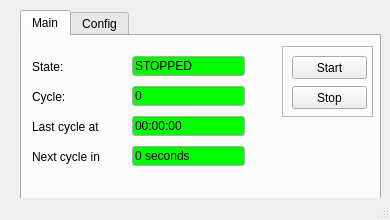
<?xml version="1.0" encoding="UTF-8"?>
<ui version="4.0">
 <class>MainWindow</class>
 <widget class="QMainWindow" name="MainWindow">
  <property name="geometry">
   <rect>
    <x>0</x>
    <y>0</y>
    <width>390</width>
    <height>220</height>
   </rect>
  </property>
  <property name="windowTitle">
   <string>Habbo Awake</string>
  </property>
  <property name="animated">
   <bool>true</bool>
  </property>
  <widget class="QWidget" name="centralwidget">
   <widget class="QTabWidget" name="tab_widget">
    <property name="geometry">
     <rect>
      <x>20</x>
      <y>10</y>
      <width>361</width>
      <height>191</height>
     </rect>
    </property>
    <property name="palette">
     <palette>
      <active>
       <colorrole role="Base">
        <brush brushstyle="SolidPattern">
         <color alpha="255">
          <red>0</red>
          <green>255</green>
          <blue>0</blue>
         </color>
        </brush>
       </colorrole>
      </active>
      <inactive>
       <colorrole role="Base">
        <brush brushstyle="SolidPattern">
         <color alpha="255">
          <red>0</red>
          <green>255</green>
          <blue>0</blue>
         </color>
        </brush>
       </colorrole>
      </inactive>
      <disabled>
       <colorrole role="Base">
        <brush brushstyle="SolidPattern">
         <color alpha="255">
          <red>240</red>
          <green>240</green>
          <blue>240</blue>
         </color>
        </brush>
       </colorrole>
      </disabled>
     </palette>
    </property>
    <property name="currentIndex">
     <number>0</number>
    </property>
    <property name="usesScrollButtons">
     <bool>true</bool>
    </property>
    <widget class="QWidget" name="main_tab">
     <attribute name="title">
      <string>Main</string>
     </attribute>
     <widget class="QFrame" name="frame">
      <property name="geometry">
       <rect>
        <x>260</x>
        <y>10</y>
        <width>91</width>
        <height>71</height>
       </rect>
      </property>
      <property name="frameShape">
       <enum>QFrame::StyledPanel</enum>
      </property>
      <property name="frameShadow">
       <enum>QFrame::Raised</enum>
      </property>
      <widget class="QPushButton" name="stop_button">
       <property name="geometry">
        <rect>
         <x>10</x>
         <y>40</y>
         <width>75</width>
         <height>23</height>
        </rect>
       </property>
       <property name="text">
        <string>Stop</string>
       </property>
      </widget>
      <widget class="QPushButton" name="start_button">
       <property name="geometry">
        <rect>
         <x>10</x>
         <y>10</y>
         <width>75</width>
         <height>23</height>
        </rect>
       </property>
       <property name="text">
        <string>Start</string>
       </property>
      </widget>
     </widget>
     <widget class="QLabel" name="state_label">
      <property name="geometry">
       <rect>
        <x>10</x>
        <y>20</y>
        <width>71</width>
        <height>21</height>
       </rect>
      </property>
      <property name="text">
       <string>State:</string>
      </property>
     </widget>
     <widget class="QLabel" name="cycle_label">
      <property name="geometry">
       <rect>
        <x>10</x>
        <y>50</y>
        <width>71</width>
        <height>21</height>
       </rect>
      </property>
      <property name="text">
       <string>Cycle: </string>
      </property>
     </widget>
     <widget class="QLabel" name="last_label">
      <property name="geometry">
       <rect>
        <x>10</x>
        <y>80</y>
        <width>71</width>
        <height>21</height>
       </rect>
      </property>
      <property name="text">
       <string>Last cycle at</string>
      </property>
     </widget>
     <widget class="QLabel" name="next_label">
      <property name="geometry">
       <rect>
        <x>10</x>
        <y>110</y>
        <width>71</width>
        <height>21</height>
       </rect>
      </property>
      <property name="text">
       <string>Next cycle in</string>
      </property>
     </widget>
     <widget class="QLineEdit" name="next_edit">
      <property name="enabled">
       <bool>true</bool>
      </property>
      <property name="geometry">
       <rect>
        <x>110</x>
        <y>110</y>
        <width>113</width>
        <height>20</height>
       </rect>
      </property>
      <property name="text">
       <string>0 seconds</string>
      </property>
      <property name="readOnly">
       <bool>true</bool>
      </property>
     </widget>
     <widget class="QLineEdit" name="last_edit">
      <property name="enabled">
       <bool>true</bool>
      </property>
      <property name="geometry">
       <rect>
        <x>110</x>
        <y>80</y>
        <width>113</width>
        <height>20</height>
       </rect>
      </property>
      <property name="text">
       <string>00:00:00</string>
      </property>
      <property name="readOnly">
       <bool>true</bool>
      </property>
     </widget>
     <widget class="QLineEdit" name="cycle_edit">
      <property name="enabled">
       <bool>true</bool>
      </property>
      <property name="geometry">
       <rect>
        <x>110</x>
        <y>50</y>
        <width>113</width>
        <height>20</height>
       </rect>
      </property>
      <property name="text">
       <string>0</string>
      </property>
      <property name="readOnly">
       <bool>true</bool>
      </property>
     </widget>
     <widget class="QLineEdit" name="state_edit">
      <property name="enabled">
       <bool>true</bool>
      </property>
      <property name="geometry">
       <rect>
        <x>110</x>
        <y>20</y>
        <width>113</width>
        <height>20</height>
       </rect>
      </property>
      <property name="text">
       <string>STOPPED</string>
      </property>
      <property name="readOnly">
       <bool>true</bool>
      </property>
     </widget>
    </widget>
    <widget class="QWidget" name="config_tab">
     <attribute name="title">
      <string>Config</string>
     </attribute>
     <widget class="QSpinBox" name="start_input">
      <property name="geometry">
       <rect>
        <x>180</x>
        <y>20</y>
        <width>71</width>
        <height>21</height>
       </rect>
      </property>
      <property name="maximum">
       <number>999999999</number>
      </property>
      <property name="value">
       <number>5</number>
      </property>
     </widget>
     <widget class="QLabel" name="start_label">
      <property name="geometry">
       <rect>
        <x>10</x>
        <y>20</y>
        <width>151</width>
        <height>21</height>
       </rect>
      </property>
      <property name="text">
       <string>Time to start (seg)</string>
      </property>
     </widget>
     <widget class="QLabel" name="between_label">
      <property name="geometry">
       <rect>
        <x>10</x>
        <y>50</y>
        <width>161</width>
        <height>21</height>
       </rect>
      </property>
      <property name="text">
       <string>Time between cycles (seg)</string>
      </property>
     </widget>
     <widget class="QSpinBox" name="between_input">
      <property name="geometry">
       <rect>
        <x>180</x>
        <y>50</y>
        <width>71</width>
        <height>21</height>
       </rect>
      </property>
      <property name="maximum">
       <number>999999999</number>
      </property>
      <property name="value">
       <number>300</number>
      </property>
     </widget>
     <widget class="QLabel" name="travel_label">
      <property name="geometry">
       <rect>
        <x>10</x>
        <y>80</y>
        <width>161</width>
        <height>21</height>
       </rect>
      </property>
      <property name="text">
       <string>Travel time (seg)</string>
      </property>
     </widget>
     <widget class="QSpinBox" name="travel_input">
      <property name="geometry">
       <rect>
        <x>180</x>
        <y>80</y>
        <width>71</width>
        <height>21</height>
       </rect>
      </property>
      <property name="maximum">
       <number>999999999</number>
      </property>
      <property name="value">
       <number>2</number>
      </property>
     </widget>
     <widget class="QPushButton" name="save_button">
      <property name="geometry">
       <rect>
        <x>270</x>
        <y>20</y>
        <width>75</width>
        <height>23</height>
       </rect>
      </property>
      <property name="text">
       <string>Save</string>
      </property>
     </widget>
     <widget class="QPushButton" name="default_button">
      <property name="geometry">
       <rect>
        <x>270</x>
        <y>50</y>
        <width>75</width>
        <height>23</height>
       </rect>
      </property>
      <property name="text">
       <string>Default</string>
      </property>
     </widget>
     <widget class="QGroupBox" name="assign_box">
      <property name="geometry">
       <rect>
        <x>10</x>
        <y>110</y>
        <width>331</width>
        <height>51</height>
       </rect>
      </property>
      <property name="title">
       <string>Assign</string>
      </property>
      <widget class="QPushButton" name="position1_button">
       <property name="geometry">
        <rect>
         <x>10</x>
         <y>20</y>
         <width>75</width>
         <height>23</height>
        </rect>
       </property>
       <property name="text">
        <string>Position 1</string>
       </property>
      </widget>
      <widget class="QPushButton" name="position2_button">
       <property name="geometry">
        <rect>
         <x>90</x>
         <y>20</y>
         <width>75</width>
         <height>23</height>
        </rect>
       </property>
       <property name="text">
        <string>Position 2</string>
       </property>
      </widget>
      <widget class="QPushButton" name="position3_button">
       <property name="geometry">
        <rect>
         <x>170</x>
         <y>20</y>
         <width>75</width>
         <height>23</height>
        </rect>
       </property>
       <property name="text">
        <string>Position 3</string>
       </property>
      </widget>
      <widget class="QPushButton" name="position4_button">
       <property name="geometry">
        <rect>
         <x>250</x>
         <y>20</y>
         <width>75</width>
         <height>23</height>
        </rect>
       </property>
       <property name="text">
        <string>Position 4</string>
       </property>
      </widget>
     </widget>
    </widget>
   </widget>
  </widget>
  <widget class="QStatusBar" name="statusbar"/>
 </widget>
 <resources/>
 <connections/>
</ui>
